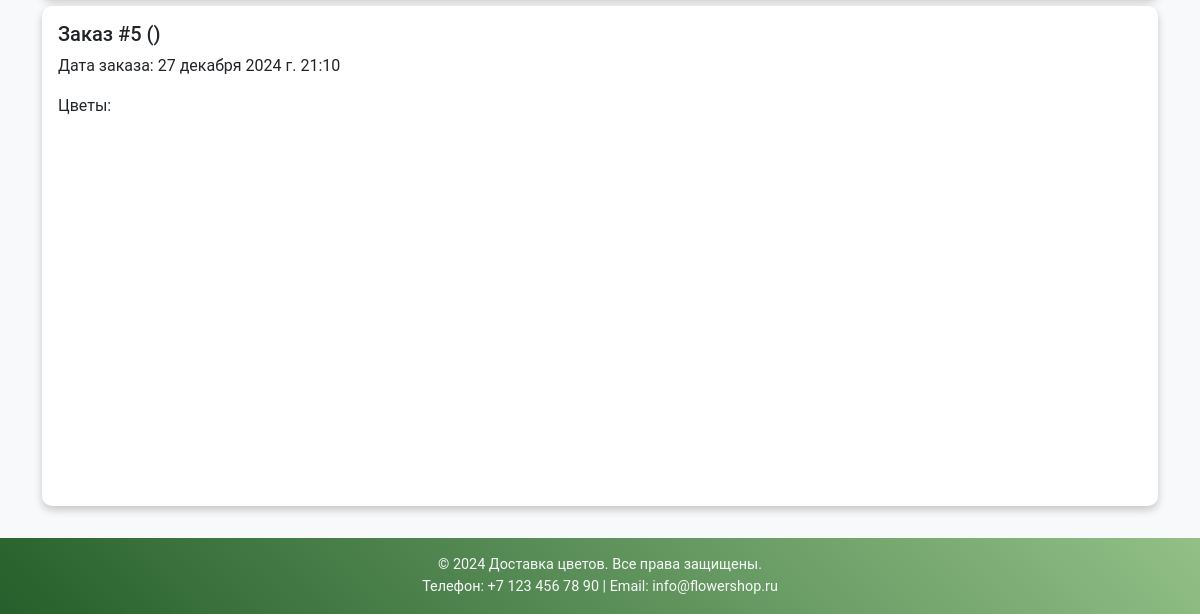
The page /orders/history/ (signed in, lower part) on the database as committed earlier.
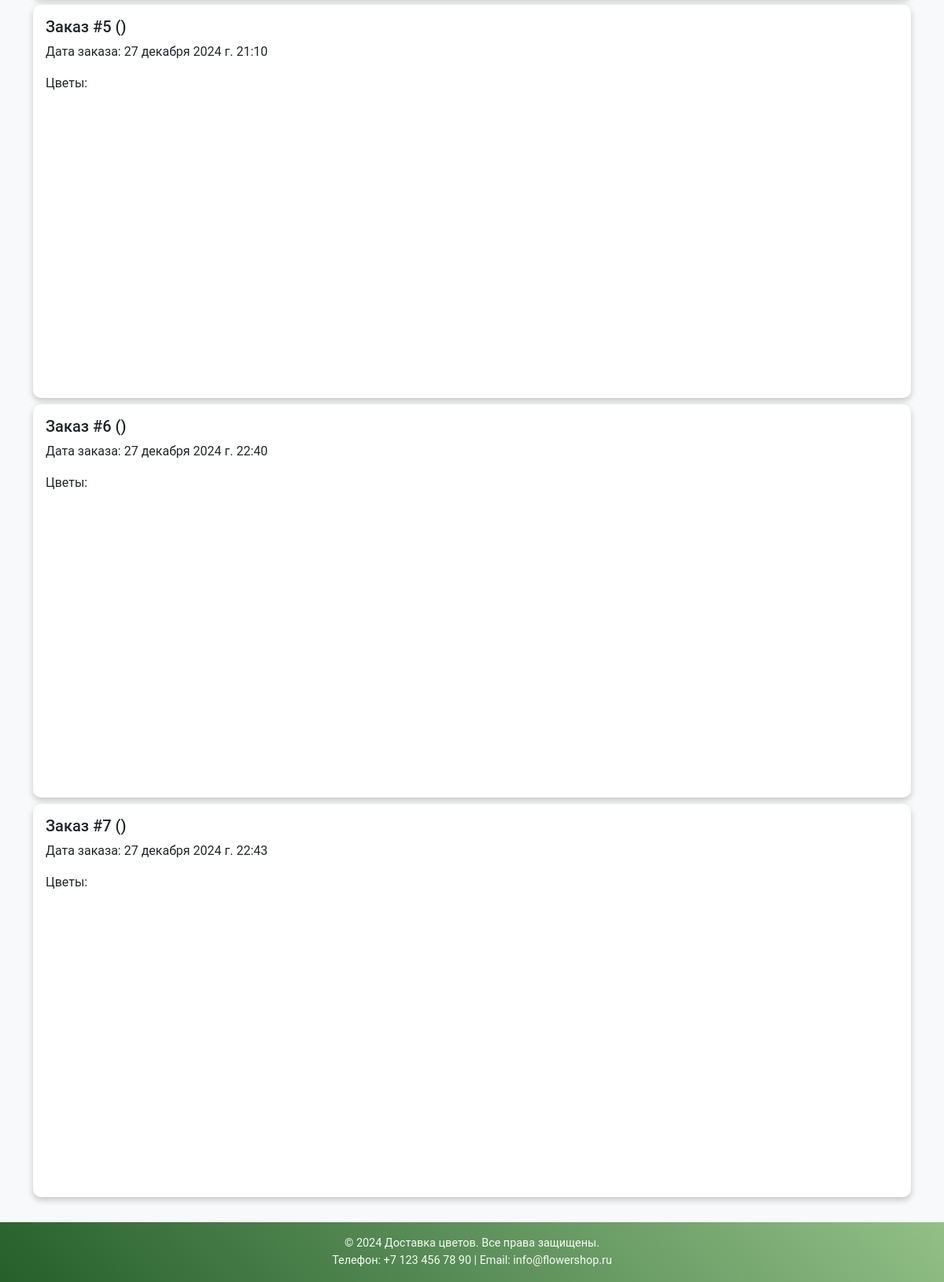
The same page on the database as committed later.
### orders_app/models.py (models this page shows, shortened)
class Order(models.Model):
    STATUS_CHOICES = (
        ('pending', 'Ожидает обработки'),
        ('in_progress', 'В процессе'),
        ('delivered', 'Доставлено'),
    )
    user = models.ForeignKey(User, on_delete=models.CASCADE)  # Связь с пользователем
    customer_name = models.CharField(max_length=255)  # Добавляем поле имени клиента
    flowers = models.ManyToManyField('Flower', through='OrderItem')  # Продукты в заказе
    created_at = models.DateTimeField(auto_now_add=True)  # Дата создания заказа
    status = models.CharField(max_length=50, default='new')  # Статус заказа

### orders_app/views.py (the view)
@login_required
def order_history(request):
    orders = Order.objects.filter(user=request.user)
    return render(request, 'orders_app/history.html', {'orders': orders})

### orders_app/templates/orders_app/history.html (shortened to what this page needs)
{% extends 'main_app/base.html' %}
{% block content %}
{% for o in orders %}
  <div class="card mb-2">
    <div class="card-body">
      <h5>Заказ #{{ o.id }} ({{ o.get_status_display }})</h5>
      <p>Дата заказа: {{ o.created_at }}</p>
      <p>
        Цветы:
      </p>
    </div>
  </div>
{% endfor %}
{% endblock %}

Rows that differ between the two databases and show on the page:
added Order: id "6", created_at "27 декабря 2024 г. 22:40"
added Order: id "7", created_at "27 декабря 2024 г. 22:43"
